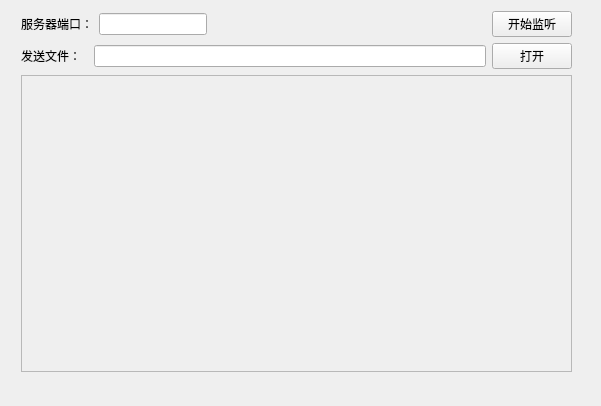
<?xml version="1.0" encoding="UTF-8"?>
<ui version="4.0">
 <class>Widget</class>
 <widget class="QWidget" name="Widget">
  <property name="geometry">
   <rect>
    <x>0</x>
    <y>0</y>
    <width>601</width>
    <height>406</height>
   </rect>
  </property>
  <property name="windowTitle">
   <string>Form</string>
  </property>
  <widget class="QWidget" name="">
   <property name="geometry">
    <rect>
     <x>21</x>
     <y>11</y>
     <width>551</width>
     <height>361</height>
    </rect>
   </property>
   <layout class="QVBoxLayout" name="verticalLayout">
    <item>
     <layout class="QHBoxLayout" name="horizontalLayout">
      <item>
       <widget class="QLabel" name="label_Port">
        <property name="text">
         <string>服务器端口：</string>
        </property>
       </widget>
      </item>
      <item>
       <widget class="QLineEdit" name="lineEdit_Port">
        <property name="sizePolicy">
         <sizepolicy hsizetype="Fixed" vsizetype="Fixed">
          <horstretch>0</horstretch>
          <verstretch>0</verstretch>
         </sizepolicy>
        </property>
       </widget>
      </item>
      <item>
       <spacer name="horizontalSpacer">
        <property name="orientation">
         <enum>Qt::Horizontal</enum>
        </property>
        <property name="sizeHint" stdset="0">
         <size>
          <width>40</width>
          <height>20</height>
         </size>
        </property>
       </spacer>
      </item>
      <item>
       <widget class="QPushButton" name="pbn_Listen">
        <property name="text">
         <string>开始监听</string>
        </property>
       </widget>
      </item>
     </layout>
    </item>
    <item>
     <layout class="QHBoxLayout" name="horizontalLayout_2">
      <item>
       <widget class="QLabel" name="label_File">
        <property name="text">
         <string>发送文件：  </string>
        </property>
       </widget>
      </item>
      <item>
       <widget class="QLineEdit" name="lineEdit_File"/>
      </item>
      <item>
       <widget class="QPushButton" name="pbn_OpenFile">
        <property name="text">
         <string>打开</string>
        </property>
       </widget>
      </item>
     </layout>
    </item>
    <item>
     <widget class="QTextEdit" name="textEdit">
      <property name="enabled">
       <bool>false</bool>
      </property>
     </widget>
    </item>
   </layout>
  </widget>
 </widget>
 <resources/>
 <connections/>
</ui>
